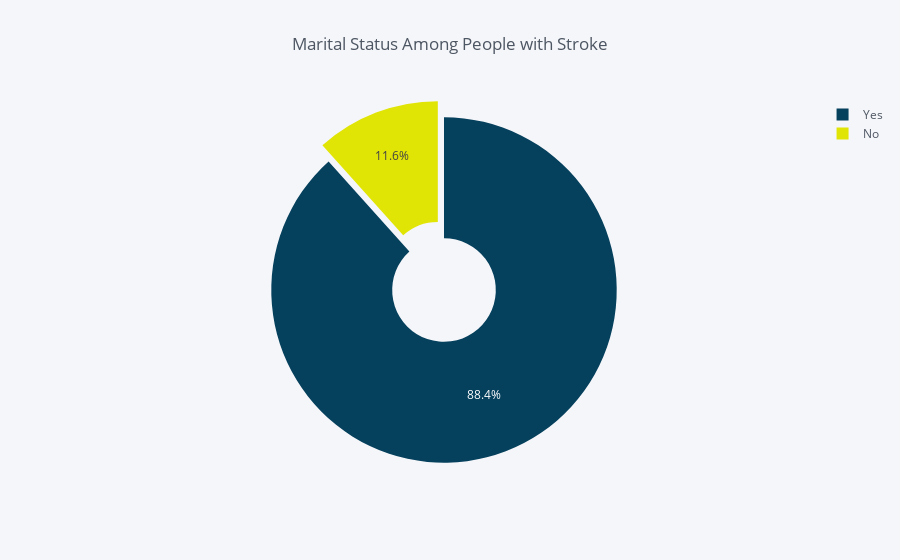

The code cell stored with this chart in its notebook:
### Code cell
married = df.groupby(df['ever_married'])['stroke'].sum() 
df_married = pd.DataFrame({'labels':married.index, 'values': married.values}) 
df_married.iplot(kind='pie', labels='labels', values='values',
                 title='Marital Status Among People with Stroke', 
                 colors=['#e1e505', '#05405d'],pull=[0.1,0], hole=0.3)

### Figure 1 — Plotly figure (JSON) as saved in the notebook; plotly's stock layout.template omitted (floating-point values rounded to 4 significant figures)
{"data": [{"hole": 0.3, "labels": ["No", "Yes"], "marker": {"colors": ["rgba(225, 229, 5, 1.0)", "rgba(5, 64, 93, 1.0)"]}, "name": "", "pull": [0.1, 0], "type": "pie", "values": [29, 220]}], "layout": {"legend": {"bgcolor": "#F5F6F9", "font": {"color": "#4D5663"}}, "paper_bgcolor": "#F5F6F9", "plot_bgcolor": "#F5F6F9", "title": "Marital Status Among People with Stroke", "titlefont": {"color": "#4D5663"}}}
